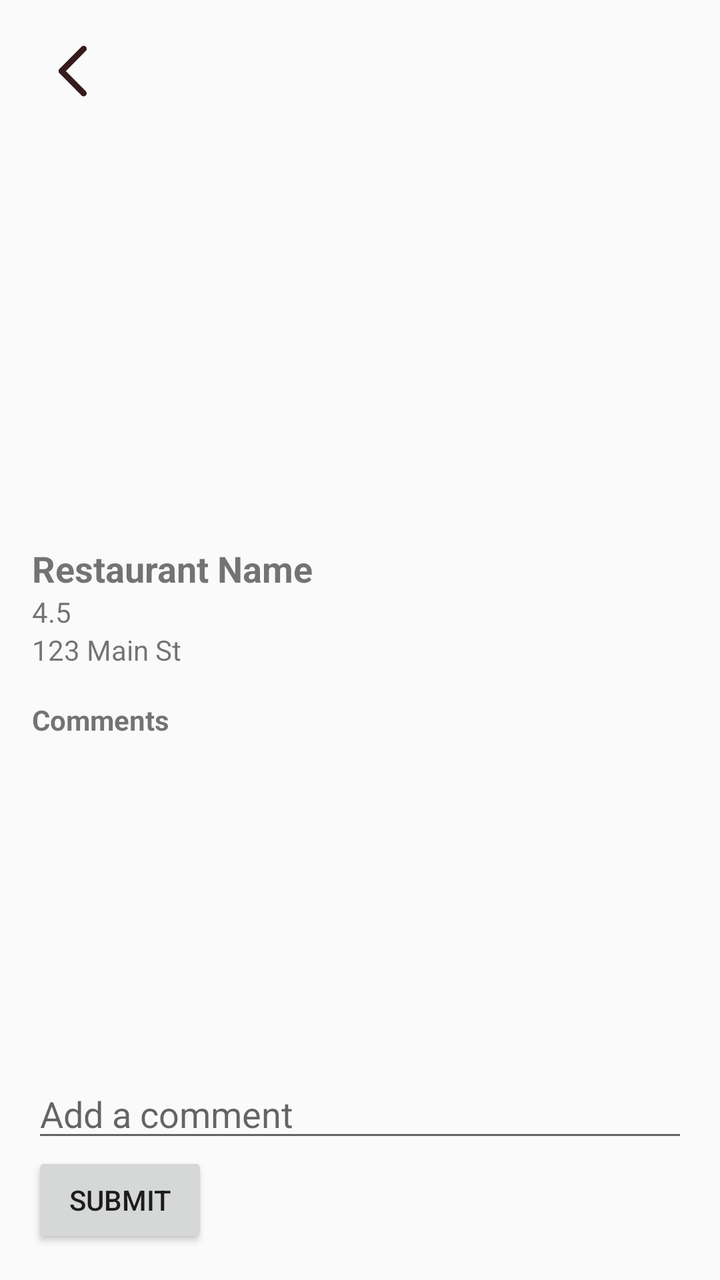
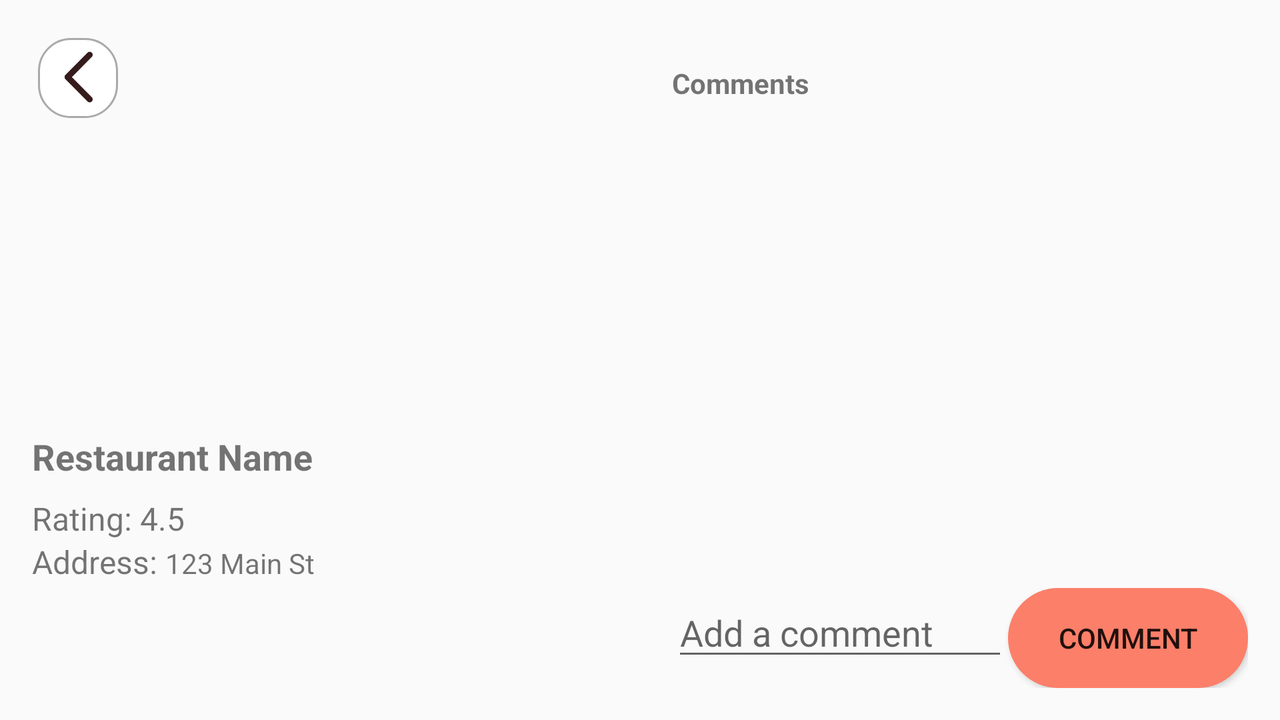

Compare how this app lays out the same screen by default and in its alternative resource folder. The renders come first, then the two layout files and the values they reference.
<!-- AndroidManifest.xml: application theme Theme.SmartCity -->
<!-- res/layout/res_comment.xml -->
<LinearLayout
    xmlns:android="http://schemas.android.com/apk/res/android"
    android:layout_width="match_parent"
    android:layout_height="match_parent"
    android:orientation="vertical"
    android:padding="16dp">

    <ImageView
        android:id="@+id/iv_back"
        android:layout_width="40dp"
        android:layout_height="40dp"
        android:padding="5dp"
        android:src="@drawable/ic_back" />

    <ImageView
        android:id="@+id/restaurant_photo"
        android:layout_width="match_parent"
        android:layout_height="200dp"
        android:scaleType="centerCrop"
        android:layout_marginBottom="16dp" />

    <TextView
        android:id="@+id/textView_name"
        android:layout_width="wrap_content"
        android:layout_height="wrap_content"
        android:text="Restaurant Name"
        android:textSize="18sp"
        android:textStyle="bold"/>

    <TextView
        android:id="@+id/textView_rating"
        android:layout_width="wrap_content"
        android:layout_height="wrap_content"
        android:text="4.5"/>

    <TextView
        android:id="@+id/textView_address"
        android:layout_width="wrap_content"
        android:layout_height="wrap_content"
        android:text="123 Main St"/>

    
    <TextView
        android:layout_width="wrap_content"
        android:layout_height="wrap_content"
        android:text="Comments"
        android:textStyle="bold"
        android:paddingTop="16dp"/>

    
    <androidx.recyclerview.widget.RecyclerView
        android:id="@+id/recyclerView_comments"
        android:layout_width="match_parent"
        android:layout_height="0dp"
        android:layout_weight="1" />

    
    <EditText
        android:id="@+id/editText_comment"
        android:layout_width="match_parent"
        android:layout_height="wrap_content"
        android:hint="Add a comment" />

    <Button
        android:id="@+id/button_submit_comment"
        android:layout_width="wrap_content"
        android:layout_height="wrap_content"
        android:text="Submit" />

</LinearLayout>
<!-- resources referenced by this layout -->
<resources>
  <!-- drawable ic_back: png bitmap (drawable, 4177 bytes) -->
  <style name="Theme.SmartCity" parent="Base.Theme.SmartCity" />
  <style name="Base.Theme.SmartCity" parent="Theme.MaterialComponents.DayNight.NoActionBar.Bridge">
          
          
      </style>
</resources>
<!-- res/layout-land/res_comment.xml (the repository's variant of the layout above) -->
<!-- drawn on the phone turned sideways -->
<LinearLayout
    xmlns:android="http://schemas.android.com/apk/res/android"
    android:layout_width="match_parent"
    android:layout_height="match_parent"
    android:orientation="horizontal"
    android:padding="16dp">

    <LinearLayout
        android:layout_width="0dp"
        android:layout_height="match_parent"
        android:layout_weight="1"
        android:orientation="vertical">

        <RelativeLayout
            android:layout_width="match_parent"
            android:layout_height="200dp">

            <ImageView
                android:id="@+id/restaurant_photo"
                android:layout_width="match_parent"
                android:layout_height="match_parent"
                android:scaleType="centerCrop"
                android:layout_marginBottom="16dp" />

            <ImageView
                android:id="@+id/iv_back"
                android:layout_width="40dp"
                android:layout_height="40dp"
                android:padding="5dp"
                android:layout_alignParentTop="true"
                android:layout_marginTop="3dp"
                android:layout_marginStart="3dp"
                android:background="@drawable/rounded_background"
                android:src="@drawable/ic_back" />
        </RelativeLayout>

        <TextView
            android:id="@+id/textView_name"
            android:layout_width="wrap_content"
            android:layout_height="wrap_content"
            android:text="Restaurant Name"
            android:textSize="18sp"
            android:textStyle="bold"/>

        <LinearLayout
            android:layout_width="wrap_content"
            android:layout_height="wrap_content"
            android:orientation="vertical"
            android:layout_marginTop="8dp">

            <LinearLayout
                android:layout_width="wrap_content"
                android:layout_height="wrap_content"
                android:orientation="horizontal">

                <TextView
                    android:layout_width="wrap_content"
                    android:layout_height="wrap_content"
                    android:text="Rating: "
                    android:textSize="16sp" />

                <TextView
                    android:id="@+id/textView_rating"
                    android:layout_width="wrap_content"
                    android:layout_height="wrap_content"
                    android:text="4.5"
                    android:textSize="16sp" />
            </LinearLayout>

            <LinearLayout
                android:layout_width="wrap_content"
                android:layout_height="wrap_content"
                android:orientation="horizontal">

                <TextView
                    android:layout_width="wrap_content"
                    android:layout_height="wrap_content"
                    android:text="Address: "
                    android:textSize="16sp" />

                <TextView
                    android:id="@+id/textView_address"
                    android:layout_width="wrap_content"
                    android:layout_height="wrap_content"
                    android:text="123 Main St" />
            </LinearLayout>
        </LinearLayout>

    </LinearLayout>

    <LinearLayout
        android:layout_width="0dp"
        android:layout_height="match_parent"
        android:layout_weight="1"
        android:orientation="vertical"
        android:paddingStart="16dp">

        <TextView
            android:layout_width="wrap_content"
            android:layout_height="wrap_content"
            android:text="Comments"
            android:textStyle="bold"
            android:paddingTop="16dp"/>

        <androidx.recyclerview.widget.RecyclerView
            android:id="@+id/recyclerView_comments"
            android:layout_width="match_parent"
            android:layout_height="0dp"
            android:layout_weight="1" />

        <LinearLayout
            android:layout_width="match_parent"
            android:layout_height="wrap_content"
            android:orientation="horizontal"
            android:layout_marginTop="8dp">

            <EditText
                android:id="@+id/editText_comment"
                android:layout_width="0dp"
                android:layout_height="wrap_content"
                android:layout_weight="1"
                android:hint="Add a comment" />

            <Button
                android:id="@+id/button_submit_comment"
                android:layout_width="wrap_content"
                android:layout_height="wrap_content"
                android:text="Comment"
                android:background="@drawable/button_background"
                android:layout_gravity="end" />
        </LinearLayout>

    </LinearLayout>

</LinearLayout>
<!-- resources referenced by the variant -->
<!-- as the phone turned sideways resolves them -->
<resources>
  <!-- drawable button_background (drawable) -->
  <?xml version="1.0" encoding="utf-8"?>
  <shape xmlns:android="http://schemas.android.com/apk/res/android"
      android:shape="rectangle">
      <corners android:radius="30dp"/>
      <solid android:color="@color/navi_color"/>
      <size android:height="50dp" android:width="120dp"/>
  </shape>
  <!-- drawable ic_back: png bitmap (drawable, 4177 bytes) -->
  <!-- drawable rounded_background (drawable) -->
  <shape xmlns:android="http://schemas.android.com/apk/res/android"
      android:shape="rectangle">
      <corners android:radius="16dp" />
      <solid android:color="@android:color/white" />
      <stroke android:width="1dp" android:color="@android:color/darker_gray" />
  </shape>
  <style name="Theme.SmartCity" parent="Base.Theme.SmartCity" />
  <color name="navi_color">#fc7f69</color>
  <style name="Base.Theme.SmartCity" parent="Theme.MaterialComponents.DayNight.NoActionBar.Bridge">
          
          
      </style>
</resources>
